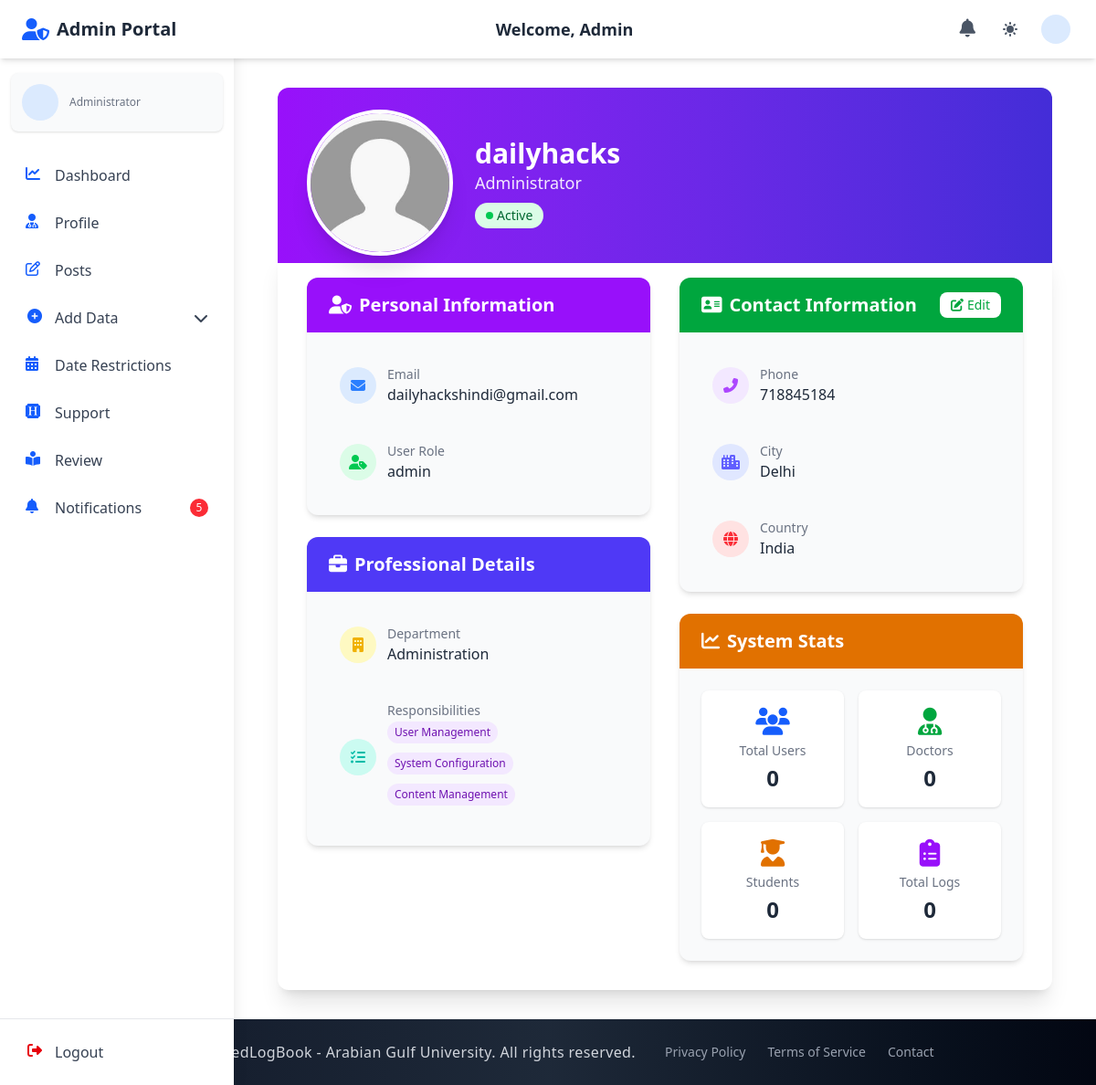
The app's page /admin_section/admin_profile/ (signed in) with its own data.
### accounts/models.py (models this page shows, shortened)
class CustomUser(AbstractUser):
    email = models.EmailField(unique=True)
    first_name = models.CharField(max_length=150, blank=True)
    last_name = models.CharField(max_length=150, blank=True)
    profile_photo = models.ImageField(
        upload_to="profiles/", blank=True, null=True, default="profiles/default.jpg"
    )
    city = models.CharField(max_length=100, blank=True)
    country = models.CharField(max_length=100, blank=True)
    phone_no = models.CharField(max_length=20, blank=True)
    bio = models.TextField(blank=True)
    speciality = models.CharField(max_length=100, blank=True)
    ROLE_CHOICES = (
        ("student", "Student"),
        ("doctor", "Doctor"),
        ("staff", "Staff"),
        ("admin", "Admin"),
    )
    role = models.CharField(max_length=10, choices=ROLE_CHOICES, default="student")
    groups = models.ManyToManyField(
        "auth.Group", related_name="customuser_groups", blank=True
    )
    user_permissions = models.ManyToManyField(
        "auth.Permission", related_name="customuser_permissions", blank=True
    )
    USERNAME_FIELD = "email"
    REQUIRED_FIELDS = ["username"]

### admin_section/views.py (the view)
# urls.py: path("admin_profile/", views.admin_profile, name="admin_profile"),
@login_required
def admin_profile(request):
    user = request.user
    if user.profile_photo:
        profile_photo = user.profile_photo.url
    else:
        profile_photo = "/media/profiles/default.jpg"  # Default image if no profile photo
    username = user.username
    first_name = user.first_name
    last_name = user.last_name
    full_name = user.get_full_name() or username
    user_email = user.email
    user_role = user.role
    user_city = user.city
    user_country = user.country
    user_phone = user.phone_no
    user_speciality = user.speciality
    data = {
        "username": username,
        "full_name": full_name,
        "profile_photo": profile_photo,
        "user_role": user_role,
        "first_name": first_name,
        "last_name": last_name,
        "user_city": user_city,
        "user_country": user_country,
        "user_phone": user_phone,
        "user_speciality": user_speciality,
        "user_email": user_email,
    }
    return render(request, "admin_section/admin_profile.html", data)

### admin_section/context_processors.py (called while the page is built)
def admin_notification_count(request):
    if request.user.is_authenticated and request.user.role == 'admin':
        try:
            admin_unread_notifications_count = AdminNotification.objects.filter(recipient=request.user, is_read=False).count()
            return {'admin_unread_notifications_count': admin_unread_notifications_count}
        except:
            pass
    return {'admin_unread_notifications_count': 0}

### doctor_section/context_processors.py (called while the page is built, shortened)
def notification_count(request):
    return {'unread_notifications_count': 0}

### staff_section/context_processors.py (called while the page is built, shortened)
def staff_notification_count(request):
    return {'staff_unread_notifications_count': 0}

### student_section/context_processors.py (called while the page is built, shortened)
def student_notification_count(request):
    return {'student_unread_notifications_count': 0}

### admin_section/templates/admin_section/admin_profile.html (shortened to what this page needs)
{% extends 'base.html' %}
{% block navbar %}
  {% include 'components/admin_auth_navbar.html' %}
{% endblock %}
{% block content %}
  <div class="container mx-auto px-4 py-8">
    <div class="relative mb-8">
      <div class="absolute inset-0 bg-gradient-to-r from-purple-600 to-indigo-700 h-48 rounded-t-xl"></div>
      <div class="relative pt-6 px-8">
        <div class="flex flex-col md:flex-row items-center">
          <div class="relative z-10 mb-4 md:mb-0">
            <div class="relative group">
              <div class="w-32 h-32 md:w-40 md:h-40 rounded-full border-4 border-white dark:border-gray-800 overflow-hidden shadow-xl">
              </div>
            </div>
          </div>
          <div class="md:ml-6 text-center md:text-left">
            <h1 class="text-3xl font-bold text-white">{{ full_name }}</h1>
            <p class="text-purple-100 text-lg">Administrator</p>
            <div class="mt-2">
              <span class="inline-flex items-center px-3 py-1 rounded-full text-sm font-medium bg-green-100 text-green-800">
                <span class="w-2 h-2 bg-green-500 rounded-full mr-1"></span> Active
              </span>
            </div>
          </div>
        </div>
      </div>
    </div>
    <div class="bg-white dark:bg-gray-800 rounded-xl shadow-xl p-6 md:p-8 transition-all duration-300 hover:shadow-2xl -mt-10">
      <div class="grid md:grid-cols-2 gap-8">
        <div class="space-y-6">
          <div class="bg-gray-50 dark:bg-gray-700 rounded-xl shadow-md overflow-hidden transition-all duration-300 hover:shadow-lg">
            <div class="bg-purple-600 dark:bg-purple-800 px-6 py-4">
              <h2 class="text-xl font-semibold text-white flex items-center">
                <i class="fas fa-user-shield mr-2"></i> Personal Information
              </h2>
            </div>
            <div class="p-6">
              <div class="space-y-4">
                <div class="flex items-center p-3 rounded-lg hover:bg-gray-100 dark:hover:bg-gray-600 transition-colors duration-200">
                  <div class="flex-shrink-0 w-10 h-10 rounded-full bg-blue-100 dark:bg-blue-900 flex items-center justify-center mr-3">
                    <i class="fas fa-envelope text-blue-500 dark:text-blue-300"></i>
                  </div>
                  <div class="flex-grow">
                    <p class="text-sm font-medium text-gray-500 dark:text-gray-400">Email</p>
                    <p class="font-medium text-gray-800 dark:text-white break-all">{{ user_email }}</p>
                  </div>
                </div>
                <div class="flex items-center p-3 rounded-lg hover:bg-gray-100 dark:hover:bg-gray-600 transition-colors duration-200">
                  <div class="flex-shrink-0 w-10 h-10 rounded-full bg-green-100 dark:bg-green-900 flex items-center justify-center mr-3">
                    <i class="fas fa-user-tag text-green-500 dark:text-green-300"></i>
                  </div>
                  <div class="flex-grow">
                    <p class="text-sm font-medium text-gray-500 dark:text-gray-400">User Role</p>
                    <p class="font-medium text-gray-800 dark:text-white">{{ user_role }}</p>
                  </div>
                </div>
              </div>
            </div>
          </div>
          <div class="bg-gray-50 dark:bg-gray-700 rounded-xl shadow-md overflow-hidden transition-all duration-300 hover:shadow-lg">
            <div class="bg-indigo-600 dark:bg-indigo-800 px-6 py-4">
              <h2 class="text-xl font-semibold text-white flex items-center">
                <i class="fas fa-briefcase mr-2"></i> Professional Details
              </h2>
            </div>
            <div class="p-6">
              <div class="space-y-4">
                <div class="flex items-center p-3 rounded-lg hover:bg-gray-100 dark:hover:bg-gray-600 transition-colors duration-200">
                  <div class="flex-shrink-0 w-10 h-10 rounded-full bg-yellow-100 dark:bg-yellow-900 flex items-center justify-center mr-3">
                    <i class="fas fa-building text-yellow-500 dark:text-yellow-300"></i>
                  </div>
                  <div class="flex-grow">
                    <p class="text-sm font-medium text-gray-500 dark:text-gray-400">Department</p>
                    <p class="font-medium text-gray-800 dark:text-white">Administration</p>
                  </div>
                </div>
                <div class="flex items-center p-3 rounded-lg hover:bg-gray-100 dark:hover:bg-gray-600 transition-colors duration-200">
                  <div class="flex-shrink-0 w-10 h-10 rounded-full bg-teal-100 dark:bg-teal-900 flex items-center justify-center mr-3">
                    <i class="fas fa-tasks text-teal-500 dark:text-teal-300"></i>
                  </div>
                  <div class="flex-grow">
                    <p class="text-sm font-medium text-gray-500 dark:text-gray-400">Responsibilities</p>
                    <div class="font-medium text-gray-800 dark:text-white">
                      <span class="inline-block bg-purple-100 text-purple-800 dark:bg-purple-900 dark:text-purple-200 px-2 py-1 rounded-full text-xs mr-2 mb-2">User Management</span>
                      <span class="inline-block bg-purple-100 text-purple-800 dark:bg-purple-900 dark:text-purple-200 px-2 py-1 rounded-full text-xs mr-2 mb-2">System Configuration</span>
                      <span class="inline-block bg-purple-100 text-purple-800 dark:bg-purple-900 dark:text-purple-200 px-2 py-1 rounded-full text-xs mr-2 mb-2">Content Management</span>
                    </div>
                  </div>
                </div>
              </div>
            </div>
          </div>
        </div>
        <div class="space-y-6">
          <div class="bg-gray-50 dark:bg-gray-700 rounded-xl shadow-md overflow-hidden transition-all duration-300 hover:shadow-lg">
            <div class="bg-green-600 dark:bg-green-800 px-6 py-4 flex justify-between items-center">
              <h2 class="text-xl font-semibold text-white flex items-center">
                <i class="fas fa-address-card mr-2"></i> Contact Information
              </h2>
              <button id="openModal" class="px-3 py-1 bg-white text-green-600 rounded-lg hover:bg-gray-100 transition-colors duration-200 flex items-center text-sm font-medium">
                <i class="fas fa-edit mr-1"></i> Edit
              </button>
            </div>
            <div class="p-6">
              <div class="space-y-4">
                <div class="flex items-center p-3 rounded-lg hover:bg-gray-100 dark:hover:bg-gray-600 transition-colors duration-200">
                  <div class="flex-shrink-0 w-10 h-10 rounded-full bg-purple-100 dark:bg-purple-900 flex items-center justify-center mr-3">
                    <i class="fas fa-phone-alt text-purple-500 dark:text-purple-300"></i>
                  </div>
                  <div class="flex-grow">
                    <p class="text-sm font-medium text-gray-500 dark:text-gray-400">Phone</p>
                    <p id="phone-text" class="font-medium text-gray-800 dark:text-white">{{ user_phone|default:'Not provided' }}</p>
                  </div>
                </div>
                <div class="flex items-center p-3 rounded-lg hover:bg-gray-100 dark:hover:bg-gray-600 transition-colors duration-200">
                  <div class="flex-shrink-0 w-10 h-10 rounded-full bg-indigo-100 dark:bg-indigo-900 flex items-center justify-center mr-3">
                    <i class="fas fa-city text-indigo-500 dark:text-indigo-300"></i>
                  </div>
                  <div class="flex-grow">
                    <p class="text-sm font-medium text-gray-500 dark:text-gray-400">City</p>
                    <p id="city-text" class="font-medium text-gray-800 dark:text-white">{{ user_city|default:'Not provided' }}</p>
                  </div>
                </div>
                <div class="flex items-center p-3 rounded-lg hover:bg-gray-100 dark:hover:bg-gray-600 transition-colors duration-200">
                  <div class="flex-shrink-0 w-10 h-10 rounded-full bg-red-100 dark:bg-red-900 flex items-center justify-center mr-3">
                    <i class="fas fa-globe text-red-500 dark:text-red-300"></i>
                  </div>
                  <div class="flex-grow">
                    <p class="text-sm font-medium text-gray-500 dark:text-gray-400">Country</p>
                    <p id="country-text" class="font-medium text-gray-800 dark:text-white">{{ user_country|default:'Not provided' }}</p>
                  </div>
                </div>
              </div>
            </div>
          </div>
          <div class="bg-gray-50 dark:bg-gray-700 rounded-xl shadow-md overflow-hidden transition-all duration-300 hover:shadow-lg">
            <div class="bg-amber-600 dark:bg-amber-800 px-6 py-4">
              <h2 class="text-xl font-semibold text-white flex items-center">
                <i class="fas fa-chart-line mr-2"></i> System Stats
              </h2>
            </div>
            <div class="p-6">
              <div class="grid grid-cols-2 gap-4">
                <div class="bg-white dark:bg-gray-800 rounded-lg p-4 text-center shadow-sm">
                  <div class="text-3xl font-bold text-blue-600 dark:text-blue-400">
                    <i class="fas fa-users"></i>
                  </div>
                  <p class="text-gray-500 dark:text-gray-400 text-sm mt-1">Total Users</p>
                  <p class="text-2xl font-bold text-gray-800 dark:text-white mt-1">{{ total_users|default:"0" }}</p>
                </div>
                <div class="bg-white dark:bg-gray-800 rounded-lg p-4 text-center shadow-sm">
                  <div class="text-3xl font-bold text-green-600 dark:text-green-400">
                    <i class="fas fa-user-md"></i>
                  </div>
                  <p class="text-gray-500 dark:text-gray-400 text-sm mt-1">Doctors</p>
                  <p class="text-2xl font-bold text-gray-800 dark:text-white mt-1">{{ total_doctors|default:"0" }}</p>
                </div>
                <div class="bg-white dark:bg-gray-800 rounded-lg p-4 text-center shadow-sm">
                  <div class="text-3xl font-bold text-amber-600 dark:text-amber-400">
                    <i class="fas fa-user-graduate"></i>
                  </div>
                  <p class="text-gray-500 dark:text-gray-400 text-sm mt-1">Students</p>
                  <p class="text-2xl font-bold text-gray-800 dark:text-white mt-1">{{ total_students|default:"0" }}</p>
                </div>
                <div class="bg-white dark:bg-gray-800 rounded-lg p-4 text-center shadow-sm">
                  <div class="text-3xl font-bold text-purple-600 dark:text-purple-400">
                    <i class="fas fa-clipboard-list"></i>
                  </div>
                  <p class="text-gray-500 dark:text-gray-400 text-sm mt-1">Total Logs</p>
                  <p class="text-2xl font-bold text-gray-800 dark:text-white mt-1">{{ total_logs|default:"0" }}</p>
                </div>
              </div>
            </div>
          </div>
        </div>
      </div>
    </div>
  </div>
{% endblock %}
{% load static %}

### records on screen
CustomUser: username "dailyhacks", email "dailyhackshindi@gmail.com", role "admin", phone_no "718845184", city "Delhi", country "India"

### other values on screen
{{ admin_unread_notifications_count }} "5"
{{ total_users|default:"0" }} "0"
{{ total_doctors|default:"0" }} "0"
{{ total_students|default:"0" }} "0"
{{ total_logs|default:"0" }} "0"
